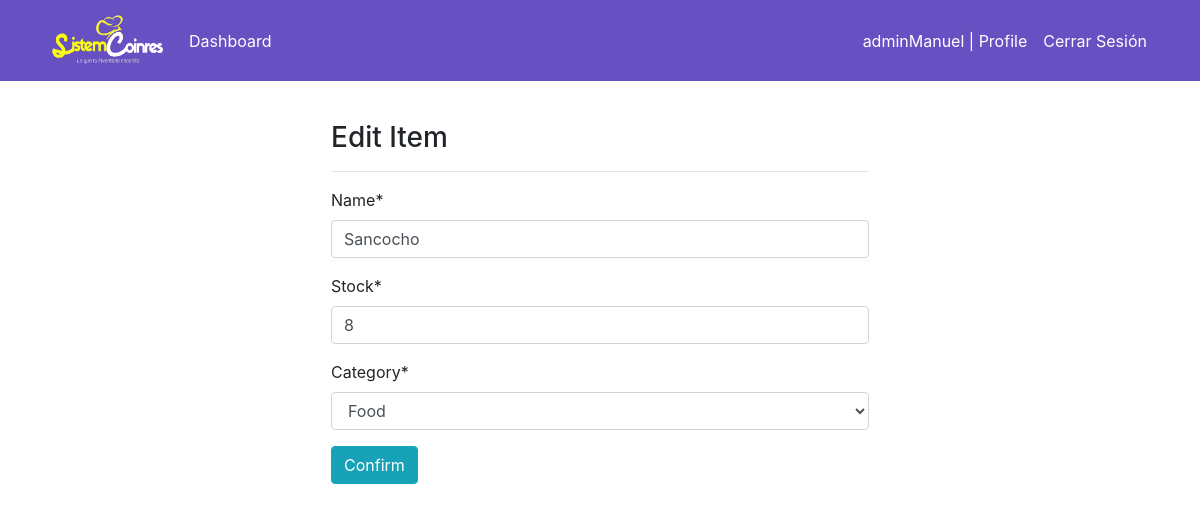
/products/edit/11/ (signed in), run on the app's committed database.
### dashboard/models.py (models this page shows, shortened)
class Product(models.Model):
    name = models.CharField(max_length=100, null=True)
    stock = models.PositiveIntegerField(null=True)  # Se cambia 'quantity' a 'stock'
    category = models.CharField(max_length=50, choices=CATEGORY, null=True)

### dashboard/decorators.py (the view)
        def wrapper_func(request, *args, **kwargs):
            if request.user.is_superuser:  # Permitir acceso sin importar el grupo
                return view_func(request, *args, **kwargs)
            if request.user.groups.exists():
                group = request.user.groups.all()[0].name  # Obtiene el primer grupo del usuario
                if group in allowed_roles:
                    return view_func(request, *args, **kwargs)
            return HttpResponse("No tienes permiso para ver esta página.", status=403)  # Código 403: Prohibido

### dashboard/forms.py
class ProductForm(forms.ModelForm):
    class Meta:
        model = Product
        fields = '__all__'

### dashboard/views.py (called while the page is built)
@login_required(login_url='user-login')
@allowed_users(allowed_roles=['Admin'])
def product_edit(request, pk):
    item = Product.objects.get(id=pk)
    if request.method == 'POST':
        form = ProductForm(request.POST, instance=item)
        if form.is_valid():
            form.save()
            return redirect('dashboard-products')
    else:
        form = ProductForm(instance=item)
    context = {
        'form': form,
    }
    return render(request, 'dashboard/products_edit.html', context)

### templates/dashboard/products_edit.html (shortened to what this page needs)
{% extends 'partials/base.html' %}
{% load crispy_forms_tags %}
{% block content %}
<div class="row my-4">
    <div class="col-md-6 offset-md-3 p-3 bg-white">
        <h3>Edit Item</h3>
        <hr>
        <form>
            {{ form|crispy }}
            <input class="btn btn-info" type="submit" value="Confirm">
        </form>
    </div>
</div>
{% endblock %}

### templates/partials/nav.html (shortened to what this page needs)
{% load static %}
<nav class="navbar navbar-expand-lg" style="background-color:rgb(103, 80, 193);">
    <div class="container">
        <a class="navbar-brand text-white" href="{% url 'welcome' %}">
            <img src="{% static 'img/logoimage.png' %}" alt="Logo" width="120px" height="55px" class="d-inline-block align-top">
        </a>
        <div class="collapse navbar-collapse" id="navbarSupportedContent">
            {% if user.is_authenticated %}
            <ul class="navbar-nav mr-auto">
                <li class="nav-item active">
                    <a class="nav-link text-white" href="{% url 'dashboard-index' %}">Dashboard</a>
                </li>
            </ul>
            <ul class="navbar-nav ml-auto">
                <li class="nav-item active">
                    <a class="nav-link text-white" href="{% url 'user-profile' %}">{{ user.username }} | Profile</a>
                </li>
                <li class="nav-item">
                    <form method="post" action="{% url 'user-logout' %}" class="d-inline">
                        <button type="submit" class="btn btn-link nav-link text-white" style="border: none; background: none;">
                            Cerrar Sesión
                        </button>
                    </form>
                </li>
            </ul>
            {% endif %}
        </div>
    </div>
</nav>

### data on the page
Product: name "Sancocho", stock "8", category "Food"

### other printed values
{{ user.username }} "adminManuel"
